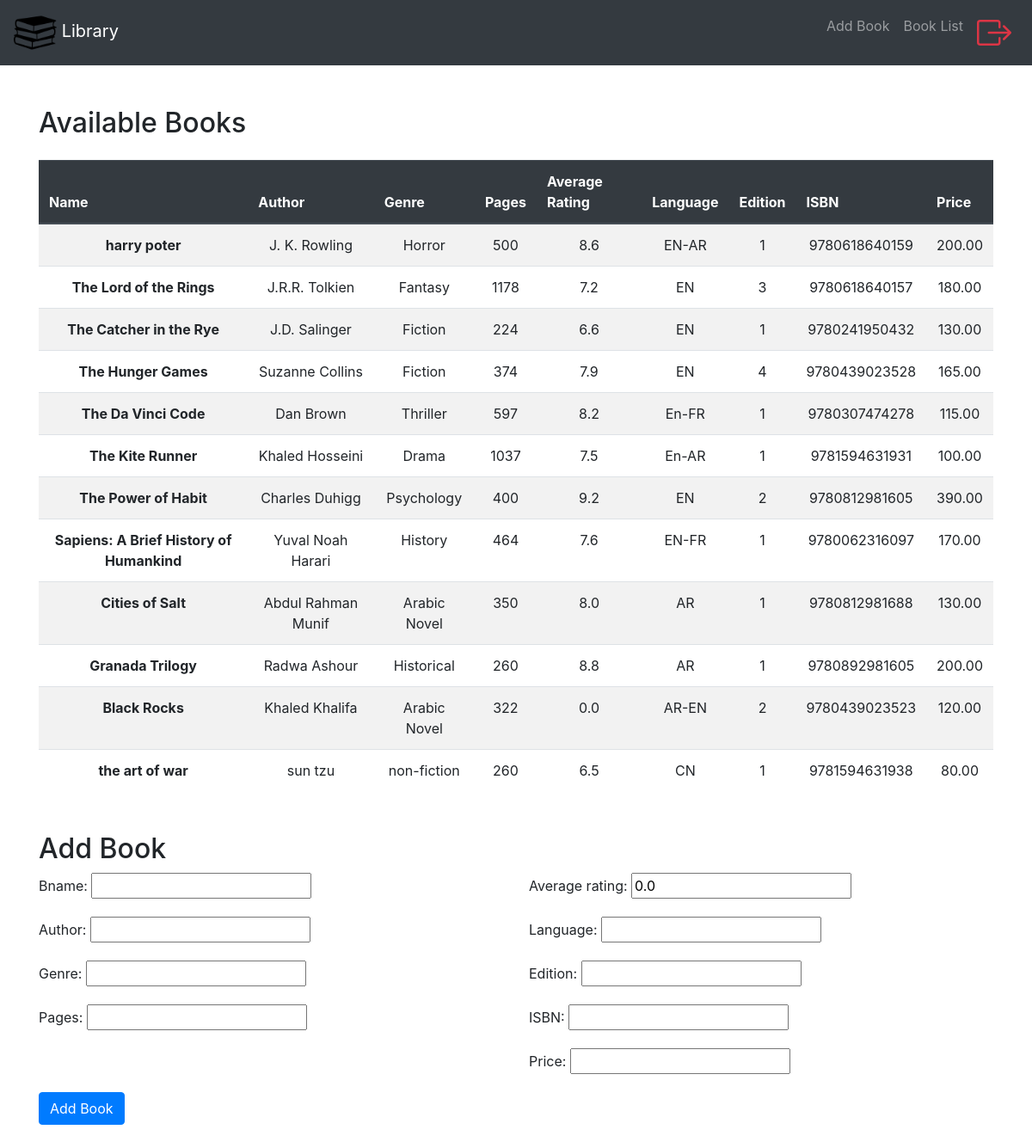
The app's page /addBook/, older data.
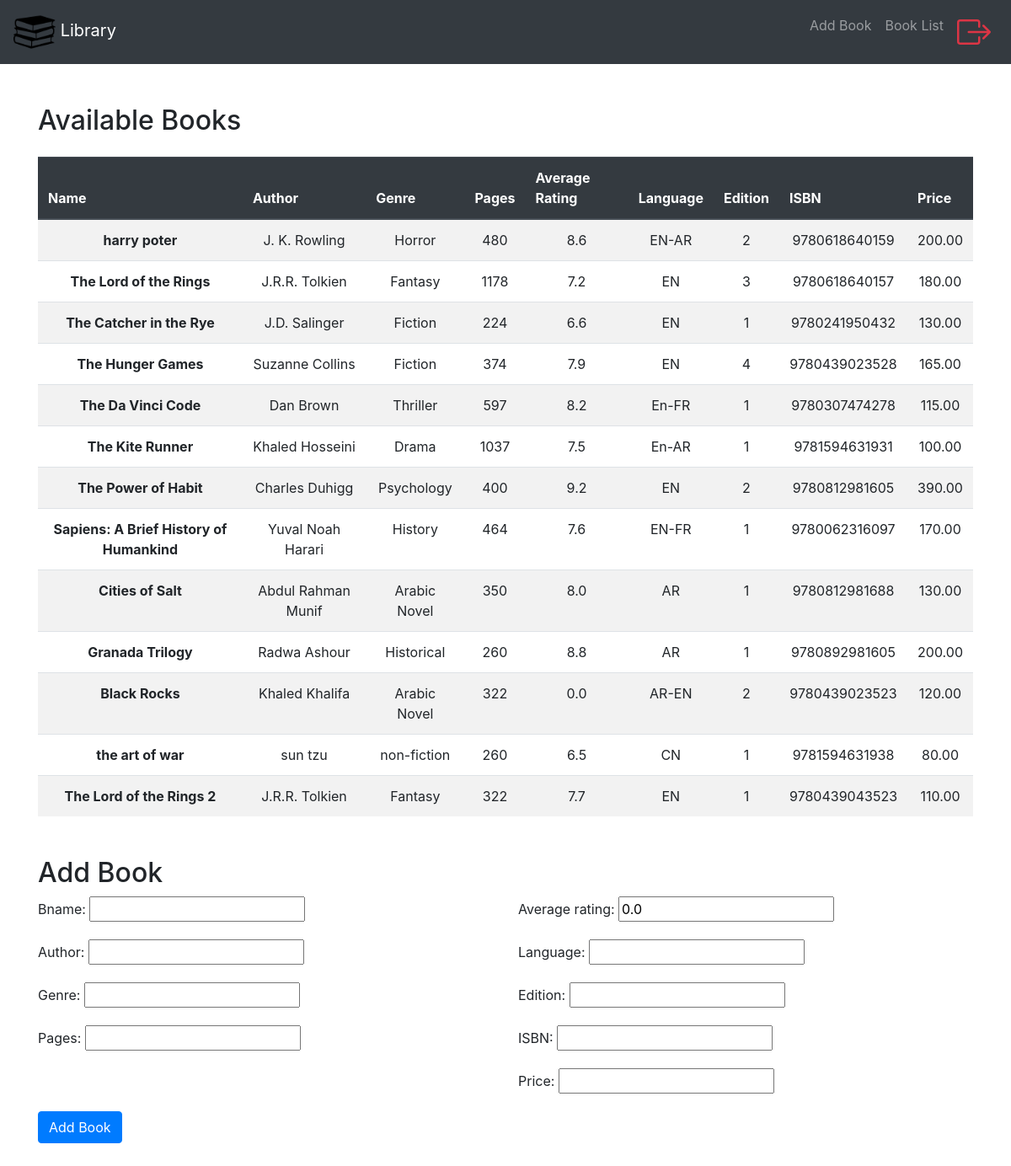
The same page, newer data.
### app1/models.py (models this page shows, shortened)
class book(models.Model):
    bname = models.CharField(max_length=64)
    author = models.CharField(max_length=100)
    pages = models.CharField(max_length=64)
    language = models.CharField(max_length=64)
    average_rating = models.FloatField(default=0.0, validators=[MaxValueValidator(10)])
    price = models.DecimalField(max_digits=10, decimal_places=2)
    edition = models.PositiveIntegerField()
    genre = models.CharField(max_length=64)
    ISBN = models.CharField(max_length=13, unique=True)

### app1/views.py (the view)
# urls.py: path("addBook/", views.add_books, name="add_book"),
def add_books(request):
    if request.method == 'POST':
        book_form = BookForm(request.POST)
        if book_form.is_valid():
            book_form.save()
            book_form = BookForm() # reset form  after submiting
    else:
        book_form =  BookForm()
    book_list = book.objects.all()
    return render(request, 'app1/add_book.html', {'book_list': book_list, 'book_form': book_form})

### app1/forms.py
class BookForm(forms.ModelForm):
    class Meta:
        model = book
        fields = '__all__'

### app1/templates/app1/add_book.html (shortened to what this page needs)
{% extends "app1/layout.html" %}
{% block body %}
    <div class="container mt-5">
        <h2 class="mb-4">Available Books</h2>
        <table class="table table-striped">
            <thead class="thead-dark thead-custom">
                <tr>
                    <th>Name</th>
                    <th>Author</th>
                    <th>Genre</th>
                    <th>Pages</th>
                    <th>Average Rating</th>
                    <th>Language</th>
                    <th>Edition</th>
                    <th>ISBN</th>
                    <th>Price</th>
                </tr>
            </thead>
            <tbody>
                {% for book in book_list %}
                    <tr>
                        <td class="text-center"><strong>{{ book.bname }}</strong></td>
                        <td class="text-center">{{ book.author }}</td>
                        <td class="text-center">{{ book.genre }}</td>
                        <td class="text-center">{{ book.pages }}</td>
                        <td class="text-center">{{ book.average_rating }}</td>
                        <td class="text-center">{{ book.language }}</td>
                        <td class="text-center">{{ book.edition }}</td>
                        <td class="text-center">{{ book.ISBN }}</td>
                        <td class="text-center">{{ book.price }}</td>
                    </tr>
                {% endfor %}
            </tbody>
        </table>
        <h2 class="mt-5">Add Book</h2>
            <form method="post" action="{% url 'app1:add_book' %}" class="mb-5">
                <div class="row">
                    <div class="col-md-6">
                        <div class="form-group">
                            {{ book_form.bname.label_tag }}
                            {{ book_form.bname }}
                        </div>
                        <div class="form-group">
                            {{ book_form.author.label_tag }}
                            {{ book_form.author }}
                        </div>
                        <div class="form-group">
                            {{ book_form.genre.label_tag }}
                            {{ book_form.genre }}
                        </div>
                        <div class="form-group">
                            {{ book_form.pages.label_tag }}
                            {{ book_form.pages }}
                        </div>
                    </div>
                    <div class="col-md-6">
                        <div class="form-group">
                            {{ book_form.average_rating.label_tag }}
                            {{ book_form.average_rating }}
                        </div>
                        <div class="form-group">
                            {{ book_form.language.label_tag }}
                            {{ book_form.language }}
                        </div>
                        <div class="form-group">
                            {{ book_form.edition.label_tag }}
                            {{ book_form.edition }}
                        </div>
                        <div class="form-group">
                            {{ book_form.ISBN.label_tag }}
                            {{ book_form.ISBN }}
                        </div>
                        <div class="form-group">
                            {{ book_form.price.label_tag }}
                            {{ book_form.price }}
                        </div>
                    </div>
                </div>
                <button type="submit" class="btn btn-primary">Add Book</button>
        </form>
    </div>
{% endblock %}

Row changes from the older to the newer data that the page shows:
changed book "harry poter": pages "500" → "480"; edition "1" → "2"
added book: bname "The Lord of the Rings 2", author "J.R.R. Tolkien", genre "Fantasy", pages "322", average_rating "7.7", language "EN", edition "1", ISBN "9780439043523", price "110.00"
